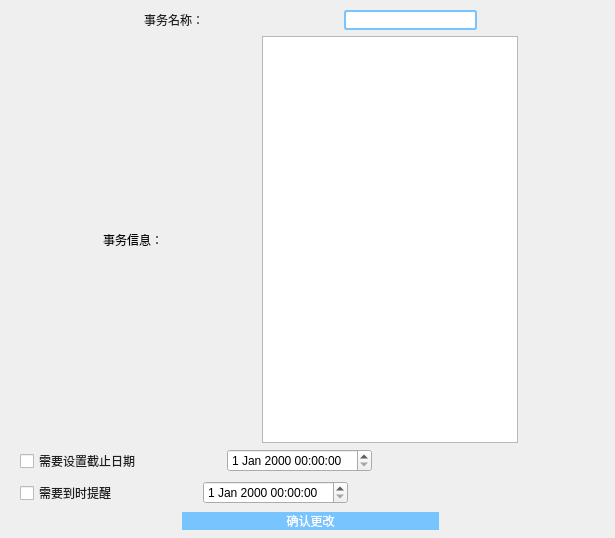
<?xml version="1.0" encoding="UTF-8"?>
<ui version="4.0">
 <class>EditJob</class>
 <widget class="QDialog" name="EditJob">
  <property name="geometry">
   <rect>
    <x>0</x>
    <y>0</y>
    <width>615</width>
    <height>538</height>
   </rect>
  </property>
  <property name="windowTitle">
   <string>修改事务信息</string>
  </property>
  <widget class="QWidget" name="verticalLayoutWidget">
   <property name="geometry">
    <rect>
     <x>10</x>
     <y>10</y>
     <width>601</width>
     <height>521</height>
    </rect>
   </property>
   <layout class="QVBoxLayout" name="verticalLayout" stretch="6,0,6,6,8">
    <property name="sizeConstraint">
     <enum>QLayout::SetDefaultConstraint</enum>
    </property>
    <item>
     <layout class="QHBoxLayout" name="horizontalLayout_7">
      <item>
       <spacer name="horizontalSpacer_8">
        <property name="orientation">
         <enum>Qt::Horizontal</enum>
        </property>
        <property name="sizeHint" stdset="0">
         <size>
          <width>40</width>
          <height>20</height>
         </size>
        </property>
       </spacer>
      </item>
      <item>
       <widget class="QLabel" name="label_task_name">
        <property name="styleSheet">
         <string notr="true">font: 25 11pt '宋体';
color: rgb(31,31,31);</string>
        </property>
        <property name="text">
         <string>事务名称：</string>
        </property>
        <property name="alignment">
         <set>Qt::AlignCenter</set>
        </property>
       </widget>
      </item>
      <item>
       <spacer name="horizontalSpacer_11">
        <property name="orientation">
         <enum>Qt::Horizontal</enum>
        </property>
        <property name="sizeHint" stdset="0">
         <size>
          <width>40</width>
          <height>20</height>
         </size>
        </property>
       </spacer>
      </item>
      <item>
       <widget class="QLineEdit" name="input_task_name">
        <property name="styleSheet">
         <string notr="true">font: 25 13pt '微软雅黑';
color: rgb(31,31,31);
padding-left:20px;
background-color: rgb(255, 255, 255);
border:2px solid rgb(120,196,255);
border-radius:3px;</string>
        </property>
       </widget>
      </item>
      <item>
       <spacer name="horizontalSpacer_12">
        <property name="orientation">
         <enum>Qt::Horizontal</enum>
        </property>
        <property name="sizeHint" stdset="0">
         <size>
          <width>40</width>
          <height>20</height>
         </size>
        </property>
       </spacer>
      </item>
     </layout>
    </item>
    <item>
     <layout class="QHBoxLayout" name="horizontalLayout_3">
      <item>
       <spacer name="horizontalSpacer_2">
        <property name="orientation">
         <enum>Qt::Horizontal</enum>
        </property>
        <property name="sizeHint" stdset="0">
         <size>
          <width>40</width>
          <height>20</height>
         </size>
        </property>
       </spacer>
      </item>
      <item>
       <widget class="QLabel" name="label_2">
        <property name="text">
         <string>事务信息：</string>
        </property>
       </widget>
      </item>
      <item>
       <spacer name="horizontalSpacer_9">
        <property name="orientation">
         <enum>Qt::Horizontal</enum>
        </property>
        <property name="sizeHint" stdset="0">
         <size>
          <width>40</width>
          <height>20</height>
         </size>
        </property>
       </spacer>
      </item>
      <item>
       <widget class="QTextEdit" name="input_comment"/>
      </item>
      <item>
       <spacer name="horizontalSpacer_10">
        <property name="orientation">
         <enum>Qt::Horizontal</enum>
        </property>
        <property name="sizeHint" stdset="0">
         <size>
          <width>40</width>
          <height>20</height>
         </size>
        </property>
       </spacer>
      </item>
     </layout>
    </item>
    <item>
     <layout class="QHBoxLayout" name="ymd_layout" stretch="0,0,0,0">
      <property name="leftMargin">
       <number>10</number>
      </property>
      <property name="bottomMargin">
       <number>2</number>
      </property>
      <item>
       <widget class="QCheckBox" name="chkbox_have_ddl">
        <property name="styleSheet">
         <string notr="true">font: 25 11pt '宋体';
color: rgb(31,31,31);</string>
        </property>
        <property name="text">
         <string>需要设置截止日期</string>
        </property>
       </widget>
      </item>
      <item>
       <spacer name="horizontalSpacer_4">
        <property name="orientation">
         <enum>Qt::Horizontal</enum>
        </property>
        <property name="sizeType">
         <enum>QSizePolicy::Preferred</enum>
        </property>
        <property name="sizeHint" stdset="0">
         <size>
          <width>80</width>
          <height>20</height>
         </size>
        </property>
       </spacer>
      </item>
      <item>
       <widget class="QDateTimeEdit" name="datetime_ddl">
        <property name="minimumDateTime">
         <datetime>
          <hour>0</hour>
          <minute>0</minute>
          <second>0</second>
          <year>1759</year>
          <month>9</month>
          <day>14</day>
         </datetime>
        </property>
       </widget>
      </item>
      <item>
       <spacer name="horizontalSpacer_7">
        <property name="orientation">
         <enum>Qt::Horizontal</enum>
        </property>
        <property name="sizeHint" stdset="0">
         <size>
          <width>40</width>
          <height>20</height>
         </size>
        </property>
       </spacer>
      </item>
     </layout>
    </item>
    <item>
     <layout class="QHBoxLayout" name="horizontalLayout_11" stretch="0,0,0,0">
      <property name="leftMargin">
       <number>10</number>
      </property>
      <item>
       <widget class="QCheckBox" name="chkbox_have_reminder">
        <property name="styleSheet">
         <string notr="true">font: 25 11pt '宋体';
color: rgb(31,31,31);</string>
        </property>
        <property name="text">
         <string>需要到时提醒</string>
        </property>
       </widget>
      </item>
      <item>
       <spacer name="horizontalSpacer_5">
        <property name="orientation">
         <enum>Qt::Horizontal</enum>
        </property>
        <property name="sizeType">
         <enum>QSizePolicy::Preferred</enum>
        </property>
        <property name="sizeHint" stdset="0">
         <size>
          <width>80</width>
          <height>20</height>
         </size>
        </property>
       </spacer>
      </item>
      <item>
       <widget class="QDateTimeEdit" name="datetime_reminder"/>
      </item>
      <item>
       <spacer name="horizontalSpacer_6">
        <property name="orientation">
         <enum>Qt::Horizontal</enum>
        </property>
        <property name="sizeHint" stdset="0">
         <size>
          <width>40</width>
          <height>20</height>
         </size>
        </property>
       </spacer>
      </item>
     </layout>
    </item>
    <item>
     <layout class="QHBoxLayout" name="horizontalLayout_4" stretch="2,3,2">
      <item>
       <spacer name="horizontalSpacer">
        <property name="orientation">
         <enum>Qt::Horizontal</enum>
        </property>
        <property name="sizeHint" stdset="0">
         <size>
          <width>40</width>
          <height>20</height>
         </size>
        </property>
       </spacer>
      </item>
      <item>
       <widget class="QPushButton" name="btn_create">
        <property name="styleSheet">
         <string notr="true">QPushButton{
font: 25 14pt '微软雅黑';
color: rgb(255,255,255);
background-color: rgb(120,196,255);
border: none;border-radius:15px;
}
QPushButton:hover{
background-color: rgb(22,218,208);
}
QPushButton:pressed{
background-color: rgb(17,171,164);}
</string>
        </property>
        <property name="text">
         <string>确认更改</string>
        </property>
       </widget>
      </item>
      <item>
       <spacer name="horizontalSpacer_3">
        <property name="orientation">
         <enum>Qt::Horizontal</enum>
        </property>
        <property name="sizeHint" stdset="0">
         <size>
          <width>40</width>
          <height>20</height>
         </size>
        </property>
       </spacer>
      </item>
     </layout>
    </item>
   </layout>
  </widget>
 </widget>
 <resources/>
 <connections/>
</ui>
